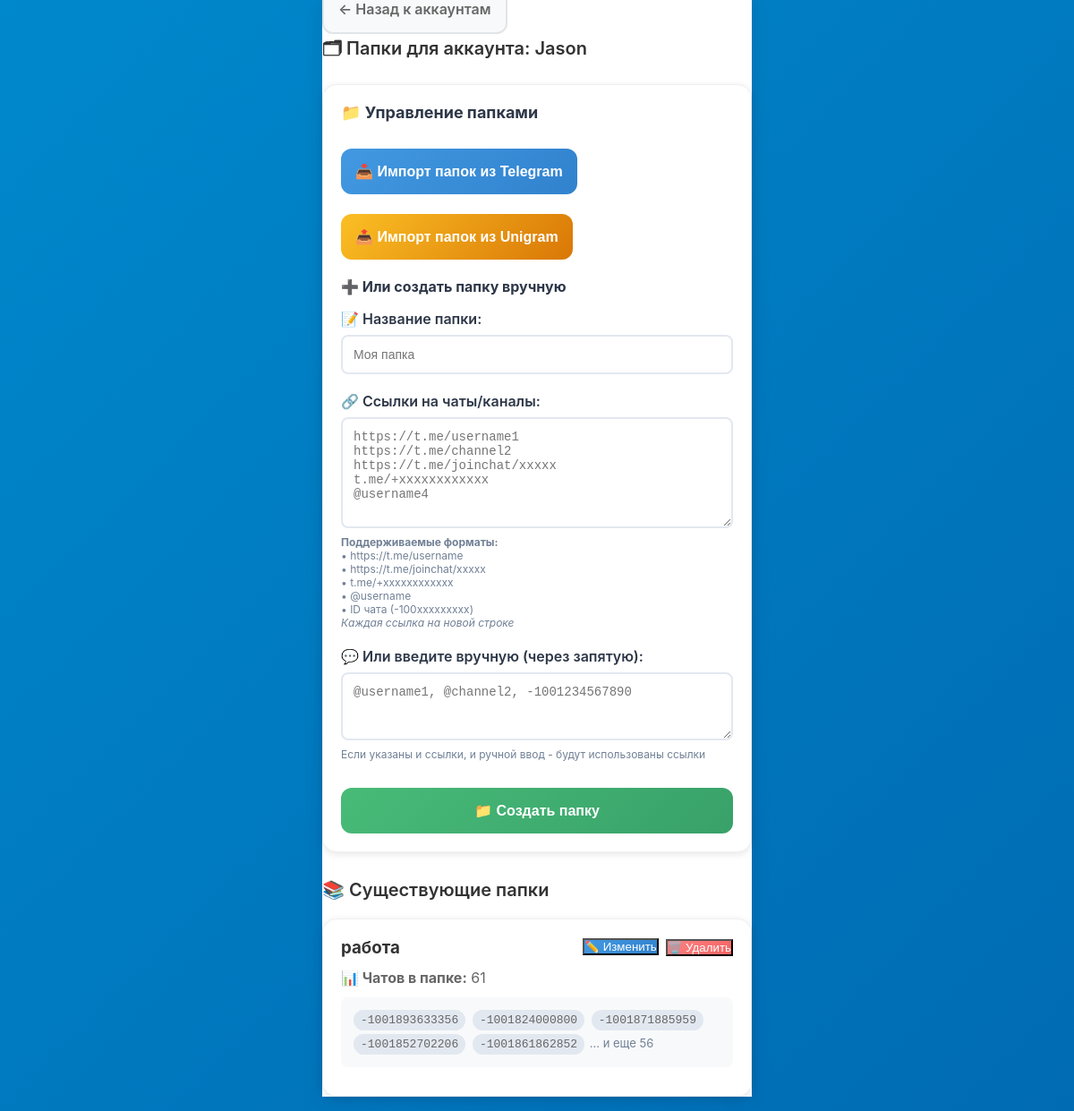
Page /folders/3 (signed in) on the earlier database version.
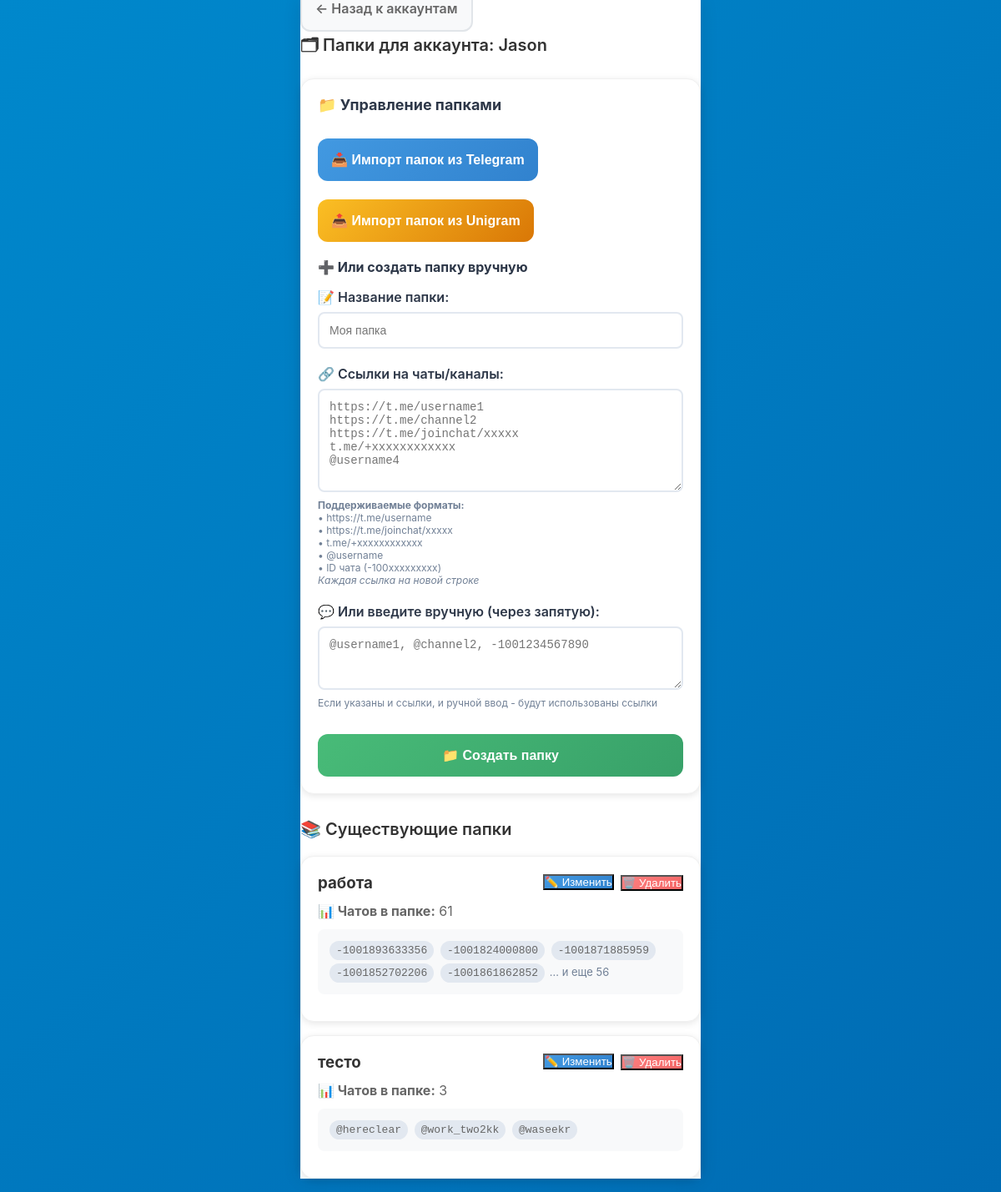
Same page on the later database version.
### app/db.py (models this page shows)
class Folder(SQLModel, table=True):
    id: Optional[int] = Field(default=None, primary_key=True)
    account_id: int = Field(foreign_key="account.id")
    title: str                           # название папки
    chats_json: str                      # JSON-массив с ID чатов
    created_at: datetime = Field(default_factory=datetime.utcnow)
    jobs: List["Job"] = Relationship(back_populates="folder")

### app/routers.py (the view)
@router.get("/folders/{account_id}", response_class=HTMLResponse)
def list_folders(account_id: int, request: Request, session: Session = Depends(get_session), auth: bool = Depends(check_auth)):
    account = session.get(Account, account_id)
    if not account:
        raise HTTPException(404, "Account not found")
    folders = session.exec(select(Folder).where(Folder.account_id == account_id)).all()
    return templates.TemplateResponse("folders.html", {
        "request": request,
        "account": account,
        "folders": folders
    })

### app/templates/folders.html (shortened to what the changed rows need)
{% extends "base.html" %}
{% block content %}
{% if folders %}
    {% for folder in folders %}
    <div class="card">
        <div style="display: flex; justify-content: space-between; align-items: start; margin-bottom: 12px;">
            <div>
                <h3 style="margin: 0; color: #333;">{{ folder.title }}</h3>
            </div>
            <div style="display: flex; gap: 8px; align-items: center;">
                <button onclick="editFolder({{ folder.id }}, '{{ folder.title }}', `{{ folder.chats_json }}`)"
                        class="btn-sm" style="background: linear-gradient(135deg, #4299e1 0%, #3182ce 100%); color: white;">
                    ✏️ Изменить
                </button>
                <form method="post" action="/folders/{{ folder.id }}/delete" style="display: inline;"
                      onsubmit="return confirm('Удалить папку {{ folder.title }}?')">
                    <button type="submit" class="btn-sm" style="background: linear-gradient(135deg, #fc8181 0%, #f56565 100%); color: white;">
                        🗑️ Удалить
                    </button>
                </form>
            </div>
        </div>
        {% set chats = folder.chats_json | from_json %}
        <div style="color: #666; margin-bottom: 12px;">
            <strong>📊 Чатов в папке:</strong> {{ chats | length if chats else 0 }}
        </div>
        <div style="background: #f8f9fa; border-radius: 8px; padding: 12px; max-height: 120px; overflow-y: auto; margin-bottom: 12px;">
            {% if chats %}
            <div style="font-size: 13px; color: #666;">
                {% for chat in chats[:5] %}
                <span style="display: inline-block; background: #e2e8f0; padding: 4px 8px; border-radius: 12px; margin: 2px; font-family: monospace;">{{ chat }}</span>
                {% endfor %}
                {% if chats|length > 5 %}
                <span style="color: #718096;">... и еще {{ chats|length - 5 }}</span>
                {% endif %}
            </div>
            {% else %}
            <div style="color: #999; text-align: center; font-style: italic;">Чаты не добавлены</div>
            {% endif %}
        </div>
        {% set failed_chats = folder.failed_chats_json | from_json %}
    </div>
    {% endfor %}
{% else %}
    <div style="text-align: center; color: #999; padding: 40px; background: #f8f9fa; border-radius: 16px;">
        <p style="font-size: 18px; margin-bottom: 10px;">📁</p>
        <p>Пока нет созданных папок</p>
        <p style="font-size: 14px; color: #777;">Создайте первую папку с чатами для рассылки</p>
    </div>
{% endif %}
{% endblock %}

Differences in the rows shown:
added Folder: title "тесто", chats "3", 5 "@hereclear" "@work_two2kk" "@waseekr"
